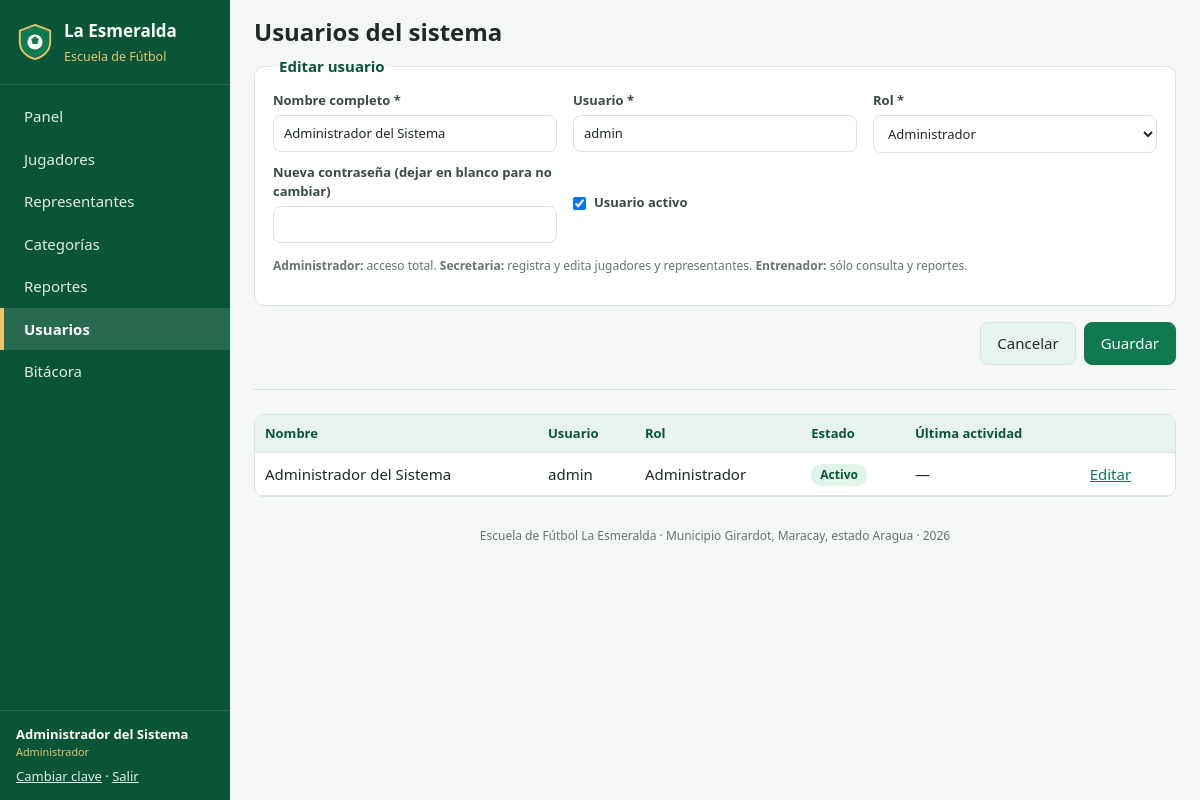
Screenshot of /usuarios.php?editar=1 (signed in) with the database file from the repository.
### tables this page shows
CREATE TABLE usuarios (
  id          INT UNSIGNED AUTO_INCREMENT PRIMARY KEY,
  nombre      VARCHAR(100) NOT NULL,
  usuario     VARCHAR(50)  NOT NULL UNIQUE,
  clave       VARCHAR(255) NOT NULL,
  rol         ENUM('administrador','secretaria','entrenador') NOT NULL DEFAULT 'secretaria',
  activo      TINYINT(1) NOT NULL DEFAULT 1,
  creado_en   DATETIME NOT NULL DEFAULT CURRENT_TIMESTAMP
);

### includes/init.php (called while the page is built, shortened)
<?php
function db(): PDO
{
    static $pdo = null;
    if ($pdo === null) {
        $dsn = DB_SOCKET !== ''
            ? 'mysql:unix_socket=' . DB_SOCKET . ';dbname=' . DB_NAME . ';charset=utf8mb4'
            : 'mysql:host=' . DB_HOST . ';port=' . DB_PORT . ';dbname=' . DB_NAME . ';charset=utf8mb4';
        try {
            $pdo = new PDO($dsn, DB_USER, DB_PASS, [
                PDO::ATTR_ERRMODE            => PDO::ERRMODE_EXCEPTION,
                PDO::ATTR_DEFAULT_FETCH_MODE => PDO::FETCH_ASSOC,
                PDO::ATTR_EMULATE_PREPARES   => false,
            ]);
        } catch (PDOException $ex) {
            http_response_code(500);
            exit('<h2>No se pudo conectar a la base de datos.</h2><p>Verifique que MySQL esté encendido y '
                . 'los datos de config/config.php (o config/config.local.php).</p>');
        }
    }
    return $pdo;
}
function q(string $sql, array $params = []): PDOStatement
{
    $st = db()->prepare($sql);
    $st->execute($params);
    return $st;
}
function e($texto): string
{
    return htmlspecialchars((string) $texto, ENT_QUOTES, 'UTF-8');
}
function usuario_actual(): ?array
{
    return $_SESSION['usuario'] ?? null;
}
function tiene_rol(string $minimo): bool
{
    $nivel = ['entrenador' => 1, 'secretaria' => 2, 'administrador' => 3];
    $u = usuario_actual();
    return $u && ($nivel[$u['rol']] ?? 0) >= ($nivel[$minimo] ?? 99);
}

### usuarios.php (the view, shortened to what this page needs)
<?php
require_once __DIR__ . '/includes/init.php';
$ROLES = ['administrador' => 'Administrador', 'secretaria' => 'Secretaria', 'entrenador' => 'Entrenador'];
$editar = (int) ($_GET['editar'] ?? 0);
$u = ['nombre' => '', 'usuario' => '', 'rol' => 'secretaria', 'activo' => 1];
if ($editar) {
    $u = q('SELECT * FROM usuarios WHERE id = ?', [$editar])->fetch() ?: $u;
}
$usuarios = q('SELECT u.*, (SELECT MAX(fecha) FROM bitacora b WHERE b.usuario_id = u.id) ultimo FROM usuarios u ORDER BY u.nombre')->fetchAll();
require __DIR__ . '/includes/header.php';
?>
<form method="post" class="formulario" id="form" autocomplete="off">
  <fieldset>
    <legend><?= $editar ? 'Editar usuario' : 'Nuevo usuario' ?></legend>
    <div class="campos">
      <label>Nombre completo * <input name="nombre" id="nombre" required maxlength="100" pattern="[a-zA-ZáéíóúÁÉÍÓÚñÑüÜ\s'-]+" title="Solo acepta textos para el campo nombre" value="<?= e($u['nombre']) ?>"></label>
      <label>Usuario * <input name="usuario" required maxlength="50" value="<?= e($u['usuario']) ?>"></label>
      <label>Rol *
        <select name="rol"><?php foreach ($ROLES as $k => $t): ?><option value="<?= $k ?>" <?= $u['rol'] === $k ? 'selected' : '' ?>><?= $t ?></option><?php endforeach; ?></select>
      </label>
      <label><?= $editar ? 'Nueva contraseña (dejar en blanco para no cambiar)' : 'Contraseña *' ?>
        <input type="password" name="clave" minlength="8" <?= $editar ? '' : 'required' ?> autocomplete="new-password"></label>
      <label class="check"><input type="checkbox" name="activo" <?= $u['activo'] ? 'checked' : '' ?>> Usuario activo</label>
    </div>
    <p class="ayuda"><strong>Administrador:</strong> acceso total. <strong>Secretaria:</strong> registra y edita jugadores y representantes. <strong>Entrenador:</strong> sólo consulta y reportes.</p>
  </fieldset>
  <div class="botones botones-der" style="justify-content: flex-end;">
    <?php if ($editar): ?><a class="btn btn-sec" href="usuarios.php">Cancelar</a><?php endif; ?>
    <button class="btn btn-primario">Guardar</button>
  </div>
</form>
<hr class="divisor" style="border:0; border-top:1px solid var(--borde); margin:24px 0;">
<div class="tabla-envoltura">
<table class="tabla">
  <thead><tr><th>Nombre</th><th>Usuario</th><th>Rol</th><th>Estado</th><th>Última actividad</th><th></th></tr></thead>
  <tbody>
  <?php foreach ($usuarios as $x): ?>
    <tr>
      <td><?= e($x['nombre']) ?></td><td><?= e($x['usuario']) ?></td><td><?= e($ROLES[$x['rol']]) ?></td>
      <td><span class="etiqueta etiqueta-<?= $x['activo'] ? 'activo' : 'retirado' ?>"><?= $x['activo'] ? 'Activo' : 'Bloqueado' ?></span></td>
      <td><?= $x['ultimo'] ? date('d/m/Y h:i a', strtotime($x['ultimo'])) : '—' ?></td>
      <td class="acciones"><a href="usuarios.php?editar=<?= $x['id'] ?>#form">Editar</a></td>
    </tr>
  <?php endforeach; ?>
  </tbody>
</table>
</div>
<?php require __DIR__ . '/includes/footer.php'; ?>

### assets/css/estilos.css (style rules this page uses)
:root { --verde: #0f7a4f; --verde-osc: #0a5537; --verde-claro: #e7f4ee; --oro: #e9c46a; --texto: #1f2a24; --gris: #66756d; --borde: #d9e2dd; --fondo: #f4f7f5; --blanco: #fff; --rojo: #c0392b; --ambar: #b7791f; --radio: 10px; }
* { box-sizing: border-box; }
body { margin: 0; font: 15px/1.5 system-ui, -apple-system, "Segoe UI", Roboto, Arial, sans-serif; color: var(--texto); background: var(--fondo); }
a { color: var(--verde); }
.btn { display: inline-block; padding: 9px 16px; border-radius: 8px; border: 1px solid var(--borde); background: var(--blanco); color: var(--texto); font: inherit; cursor: pointer; text-decoration: none; white-space: nowrap; }
.btn-primario { background: var(--verde); border-color: var(--verde); color: #fff; }
.btn-sec { background: var(--verde-claro); }
.tabla-envoltura { overflow-x: auto; background: var(--blanco); border: 1px solid var(--borde); border-radius: var(--radio); }
.tabla { width: 100%; border-collapse: collapse; }
.tabla th, .tabla td { padding: 9px 10px; border-bottom: 1px solid var(--borde); text-align: left; vertical-align: middle; }
.tabla th { background: var(--verde-claro); font-size: 13px; color: var(--verde-osc); }
.acciones { white-space: nowrap; }
.acciones a, .acciones form { margin-right: 8px; }
.etiqueta { display: inline-block; padding: 2px 9px; border-radius: 20px; font-size: 12px; font-weight: 600; }
.etiqueta-activo { background: #dff3e8; color: var(--verde-osc); }
input, select, textarea { font: inherit; padding: 8px 10px; border: 1px solid var(--borde); border-radius: 8px; background: #fff; color: var(--texto); width: 100%; }
.formulario fieldset { background: var(--blanco); border: 1px solid var(--borde); border-radius: var(--radio); padding: 14px 18px 18px; margin: 0 0 16px; }
.formulario legend { font-weight: 700; color: var(--verde-osc); padding: 0 6px; }
.formulario label { display: block; font-size: 13px; font-weight: 600; color: #3b4a42; margin-bottom: 10px; }
.formulario label input, .formulario label select, .formulario label textarea { margin-top: 4px; font-weight: 400; }
.formulario .check { display: flex; gap: 8px; align-items: center; }
.formulario .check input { width: auto; margin: 0; }
.campos { display: grid; grid-template-columns: repeat(auto-fill, minmax(230px, 1fr)); gap: 0 16px; }
.ayuda { display: block; font-weight: 400; color: var(--gris); font-size: 12px; margin-top: 4px; }
.botones { display: flex; gap: 8px; flex-wrap: wrap; margin: 10px 0 16px; }
.botones-der { justify-content: flex-end; }
.divisor { border: 0; border-top: 1px solid var(--borde); margin: 24px 0; }

### rows the page displays
usuarios: nombre "Administrador del Sistema", usuario "admin", rol "Administrador", activo "☑", shows "Activo"

### other values shown
$texto "Panel"
$texto "Jugadores"
$texto "Representantes"
$texto "Categorías"
$texto "Reportes"
$texto "Usuarios"
$texto "Bitácora"
$sesion['nombre'] "Administrador del Sistema"
$sesion['rol'] "Administrador"
$titulo "Usuarios del sistema"
APP_NOMBRE "Escuela de Fútbol La Esmeralda"
APP_UBICACION "Municipio Girardot, Maracay, estado Aragua"
